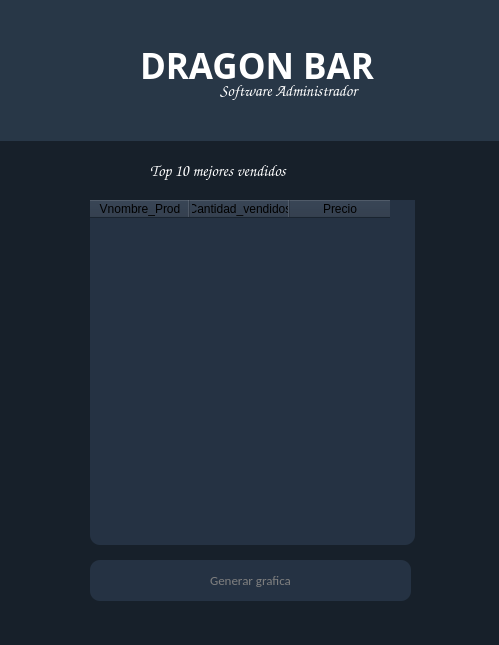
<?xml version="1.0" encoding="UTF-8"?>
<ui version="4.0">
 <class>MainWindow</class>
 <widget class="QMainWindow" name="MainWindow">
  <property name="geometry">
   <rect>
    <x>0</x>
    <y>0</y>
    <width>499</width>
    <height>645</height>
   </rect>
  </property>
  <property name="windowTitle">
   <string>Statistics</string>
  </property>
  <property name="windowIcon">
   <iconset>
    <normaloff>Icons/DRAGONN.ico</normaloff>Icons/DRAGONN.ico</iconset>
  </property>
  <property name="styleSheet">
   <string notr="true">background-color:rgb(23, 32, 42);</string>
  </property>
  <widget class="QWidget" name="centralwidget">
   <widget class="QTableWidget" name="table_sts">
    <property name="geometry">
     <rect>
      <x>90</x>
      <y>200</y>
      <width>325</width>
      <height>345</height>
     </rect>
    </property>
    <property name="styleSheet">
     <string notr="true">background-color:rgb(37, 50, 67);color:black;
border-radius:10px;</string>
    </property>
    <column>
     <property name="text">
      <string>Vnombre_Prod</string>
     </property>
    </column>
    <column>
     <property name="text">
      <string>Cantidad_vendidos</string>
     </property>
    </column>
    <column>
     <property name="text">
      <string>Precio</string>
     </property>
    </column>
   </widget>
   <widget class="QFrame" name="frame">
    <property name="geometry">
     <rect>
      <x>-30</x>
      <y>0</y>
      <width>811</width>
      <height>141</height>
     </rect>
    </property>
    <property name="styleSheet">
     <string notr="true">background-color:rgb(40, 55, 71);
border-radius:20px;
</string>
    </property>
    <property name="frameShape">
     <enum>QFrame::StyledPanel</enum>
    </property>
    <property name="frameShadow">
     <enum>QFrame::Raised</enum>
    </property>
    <widget class="QLabel" name="label">
     <property name="geometry">
      <rect>
       <x>20</x>
       <y>10</y>
       <width>141</width>
       <height>101</height>
      </rect>
     </property>
     <property name="text">
      <string/>
     </property>
     <property name="pixmap">
      <pixmap>Icons/DRAGONN.ico</pixmap>
     </property>
    </widget>
    <widget class="QLabel" name="label_usuario_2">
     <property name="geometry">
      <rect>
       <x>250</x>
       <y>80</y>
       <width>191</width>
       <height>21</height>
      </rect>
     </property>
     <property name="font">
      <font>
       <family>Comic Sans MS</family>
       <pointsize>12</pointsize>
       <weight>50</weight>
       <bold>false</bold>
      </font>
     </property>
     <property name="styleSheet">
      <string notr="true">color:white;
border-radius:5px;</string>
     </property>
     <property name="text">
      <string>Software Administrador</string>
     </property>
    </widget>
    <widget class="QLabel" name="label_2">
     <property name="geometry">
      <rect>
       <x>170</x>
       <y>40</y>
       <width>271</width>
       <height>51</height>
      </rect>
     </property>
     <property name="font">
      <font>
       <family>Arial Black</family>
       <pointsize>26</pointsize>
       <weight>75</weight>
       <bold>true</bold>
      </font>
     </property>
     <property name="styleSheet">
      <string notr="true">color:white;</string>
     </property>
     <property name="text">
      <string>DRAGON BAR</string>
     </property>
    </widget>
    <zorder>label</zorder>
    <zorder>label_2</zorder>
    <zorder>label_usuario_2</zorder>
   </widget>
   <widget class="QLabel" name="label_usuario_3">
    <property name="geometry">
     <rect>
      <x>150</x>
      <y>160</y>
      <width>191</width>
      <height>21</height>
     </rect>
    </property>
    <property name="font">
     <font>
      <family>Comic Sans MS</family>
      <pointsize>12</pointsize>
      <weight>50</weight>
      <bold>false</bold>
     </font>
    </property>
    <property name="styleSheet">
     <string notr="true">color:white;
border-radius:5px;</string>
    </property>
    <property name="text">
     <string>Top 10 mejores vendidos</string>
    </property>
   </widget>
   <widget class="QPushButton" name="btn_accep">
    <property name="enabled">
     <bool>true</bool>
    </property>
    <property name="geometry">
     <rect>
      <x>90</x>
      <y>560</y>
      <width>321</width>
      <height>41</height>
     </rect>
    </property>
    <property name="font">
     <font>
      <family>Calibri</family>
      <pointsize>10</pointsize>
     </font>
    </property>
    <property name="cursor">
     <cursorShape>PointingHandCursor</cursorShape>
    </property>
    <property name="styleSheet">
     <string notr="true">QPushButton{
background-color:rgb(37, 50, 67);color:gray;
border-radius:10px;
}

QPushButton:hover{
background-color:rgb(159, 159, 159);

}</string>
    </property>
    <property name="text">
     <string>Generar grafica</string>
    </property>
   </widget>
  </widget>
  <widget class="QStatusBar" name="statusbar"/>
 </widget>
 <resources/>
 <connections/>
</ui>
